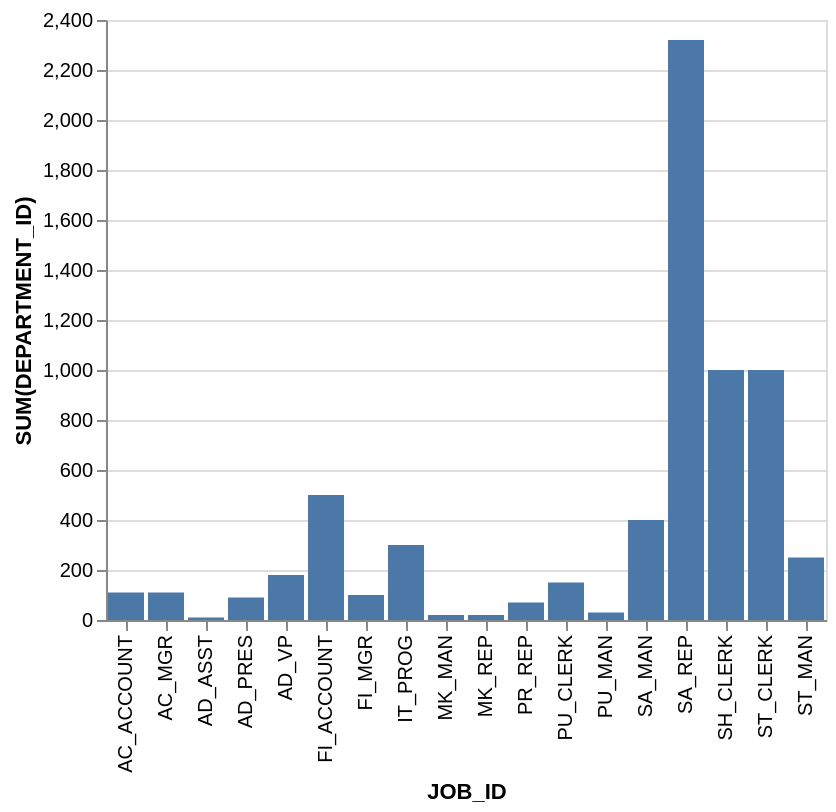

Vega-Lite specification stored for this chart:
### Vega-Lite specification from a JSON file in a GitHub repository (floating-point values rounded to 4 significant figures)
{"data": {"values": [{"x_data": "AC_ACCOUNT", "y_data": 110}, {"x_data": "AC_MGR", "y_data": 110}, {"x_data": "AD_ASST", "y_data": 10}, {"x_data": "AD_PRES", "y_data": 90}, {"x_data": "AD_VP", "y_data": 180}, {"x_data": "FI_ACCOUNT", "y_data": 500}, {"x_data": "FI_MGR", "y_data": 100}, {"x_data": "IT_PROG", "y_data": 300}, {"x_data": "MK_MAN", "y_data": 20}, {"x_data": "MK_REP", "y_data": 20}, {"x_data": "PR_REP", "y_data": 70}, {"x_data": "PU_CLERK", "y_data": 150}, {"x_data": "PU_MAN", "y_data": 30}, {"x_data": "SA_MAN", "y_data": 400}, {"x_data": "SA_REP", "y_data": 2320}, {"x_data": "SH_CLERK", "y_data": 1000}, {"x_data": "ST_CLERK", "y_data": 1000}, {"x_data": "ST_MAN", "y_data": 250}]}, "mark": "bar", "encoding": {"x": {"field": "x_data", "type": "nominal", "title": "JOB_ID", "sort": "ascending"}, "y": {"field": "y_data", "type": "quantitative", "title": "SUM(DEPARTMENT_ID)"}}}
